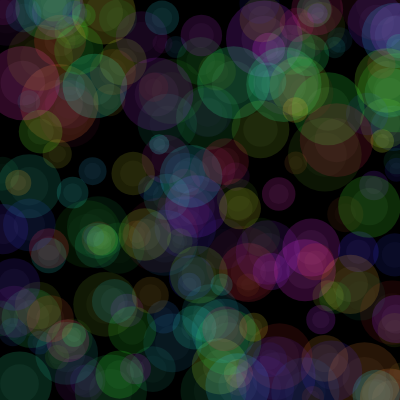
Frame 1 (no input)
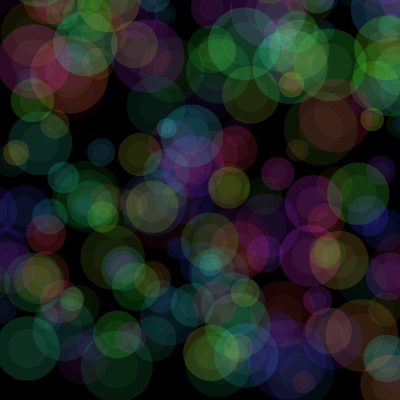
Frame 60 (no input)
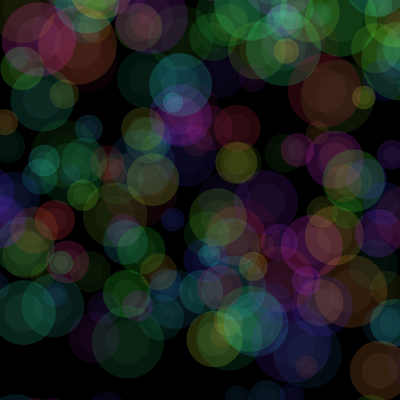
Frame 120 (the mouse pressed at the canvas centre since frame 60)

The p5.js sketch that drew these frames (run headless with seeded random() and noise() and a simulated clock; from frame 60 on, the mouse is pressed at the canvas centre):

// p5.js sketch
// ── sketch.js
let circles = [];
let ripple = null;

function setup() {
  createCanvas(400, 400);
  colorMode(HSB, 360, 100, 100, 1);
  noStroke();
  
  for (let i = 0; i < 200; i++) {
    circles.push({
      x: random(width),
      y: random(height),
      size: random(20, 80),
      speed: random(0.2, 0.8),
      hue: random(360),
      alpha: random(0.05, 0.2),
      sway: random(TWO_PI)
    });
  }
}

function draw() {
  background(0);
  
  // Update and display circles
  for (let i = 0; i < circles.length; i++) {
    let c = circles[i];
    
    // Slow upward movement
    c.y -= c.speed;
    
    // Add subtle horizontal sway
    c.x += sin(c.sway) * 0.2;
    c.sway += 0.02;
    
    // Wrap around the bottom
    if (c.y < -c.size) {
      c.y = height + c.size;
      c.x = random(width);
    }
    
    // Draw the circle with glow effect
    fill(c.hue, 80, 90, c.alpha);
    ellipse(c.x, c.y, c.size);
    
    // Add a subtle inner glow
    fill(c.hue, 50, 100, c.alpha * 0.3);
    ellipse(c.x, c.y, c.size * 0.6);
  }
  
  // Handle ripple effect if exists
  if (ripple) {
    ripple.radius += 5;
    ripple.alpha -= 0.02;
    
    if (ripple.alpha > 0) {
      stroke(200, 50, 80, ripple.alpha);
      noFill();
      ellipse(ripple.x, ripple.y, ripple.radius);
    } else {
      ripple = null;
    }
  }
}

function mousePressed() {
  // Create ripple at mouse position
  ripple = {
    x: mouseX,
    y: mouseY,
    radius: 0,
    alpha: 0.8
  };
  
  // Displace nearby circles
  for (let i = 0; i < circles.length; i++) {
    let c = circles[i];
    let d = dist(mouseX, mouseY, c.x, c.y);
    
    if (d < 150) {
      let angle = atan2(c.y - mouseY, c.x - mouseX);
      c.x += cos(angle) * 10;
      c.y += sin(angle) * 10;
    }
  }
}
